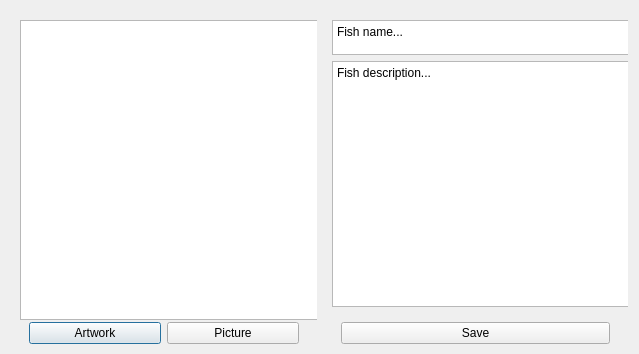
<?xml version="1.0" encoding="UTF-8"?>
<ui version="4.0">
 <class>Dialog</class>
 <widget class="QDialog" name="Dialog">
  <property name="geometry">
   <rect>
    <x>0</x>
    <y>0</y>
    <width>639</width>
    <height>354</height>
   </rect>
  </property>
  <property name="minimumSize">
   <size>
    <width>639</width>
    <height>354</height>
   </size>
  </property>
  <property name="maximumSize">
   <size>
    <width>640</width>
    <height>363</height>
   </size>
  </property>
  <property name="windowTitle">
   <string>Dialog</string>
  </property>
  <layout class="QHBoxLayout" name="horizontalLayout">
   <item>
    <widget class="QWidget" name="leftPane" native="true">
     <property name="minimumSize">
      <size>
       <width>0</width>
       <height>351</height>
      </size>
     </property>
     <property name="maximumSize">
      <size>
       <width>16777215</width>
       <height>351</height>
      </size>
     </property>
     <layout class="QVBoxLayout" name="verticalLayout">
      <item>
       <widget class="QGraphicsView" name="newFishGraphicsView">
        <property name="minimumSize">
         <size>
          <width>300</width>
          <height>300</height>
         </size>
        </property>
        <property name="maximumSize">
         <size>
          <width>300</width>
          <height>300</height>
         </size>
        </property>
       </widget>
      </item>
      <item>
       <widget class="QWidget" name="widget" native="true">
        <layout class="QHBoxLayout" name="horizontalLayout_2">
         <item>
          <widget class="QPushButton" name="artButton">
           <property name="text">
            <string>Artwork</string>
           </property>
          </widget>
         </item>
         <item>
          <widget class="QPushButton" name="photoButton">
           <property name="text">
            <string>Picture</string>
           </property>
          </widget>
         </item>
        </layout>
       </widget>
      </item>
     </layout>
    </widget>
   </item>
   <item>
    <widget class="QWidget" name="rightPane" native="true">
     <property name="minimumSize">
      <size>
       <width>0</width>
       <height>351</height>
      </size>
     </property>
     <property name="maximumSize">
      <size>
       <width>16777215</width>
       <height>351</height>
      </size>
     </property>
     <layout class="QVBoxLayout" name="verticalLayout_2">
      <item>
       <widget class="QPlainTextEdit" name="newFishNameTextEdit">
        <property name="minimumSize">
         <size>
          <width>300</width>
          <height>35</height>
         </size>
        </property>
        <property name="maximumSize">
         <size>
          <width>300</width>
          <height>35</height>
         </size>
        </property>
        <property name="plainText">
         <string>Fish name...</string>
        </property>
       </widget>
      </item>
      <item>
       <widget class="QPlainTextEdit" name="newFishDescriptionTextEdit">
        <property name="minimumSize">
         <size>
          <width>300</width>
          <height>0</height>
         </size>
        </property>
        <property name="maximumSize">
         <size>
          <width>300</width>
          <height>265</height>
         </size>
        </property>
        <property name="plainText">
         <string>Fish description...</string>
        </property>
       </widget>
      </item>
      <item>
       <widget class="QWidget" name="widget_2" native="true">
        <layout class="QHBoxLayout" name="horizontalLayout_3">
         <item>
          <widget class="QPushButton" name="saveButton">
           <property name="text">
            <string>Save</string>
           </property>
          </widget>
         </item>
        </layout>
       </widget>
      </item>
     </layout>
    </widget>
   </item>
  </layout>
 </widget>
 <resources/>
 <connections/>
</ui>
